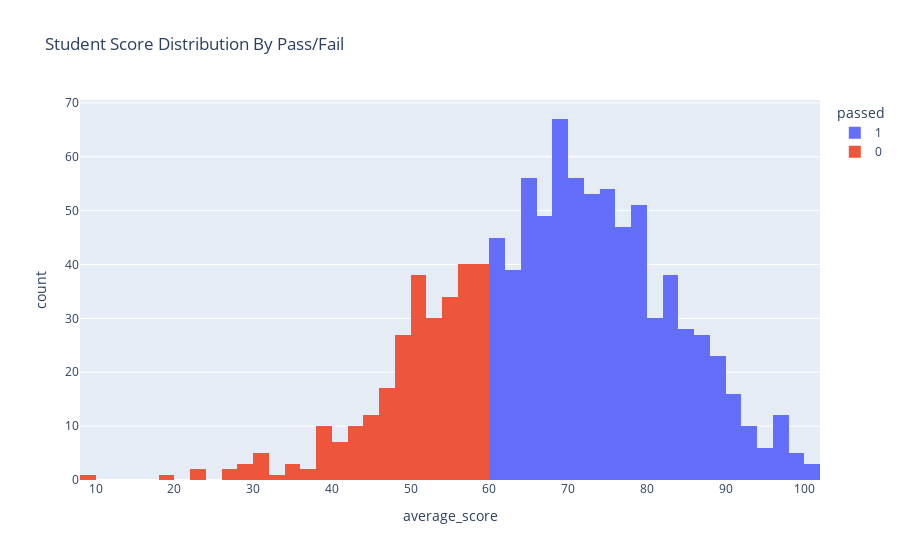

The code cell stored with this chart in its notebook:
### Code cell
fig = px.histogram(
    df,
    x= 'average_score',
    color='passed',
    title='Student Score Distribution By Pass/Fail'
)
fig.show()

### Figure 1 — Plotly figure (JSON) as saved in the notebook; plotly's stock layout.template omitted (floating-point values rounded to 4 significant figures; data arrays with more than 128 entries replaced by an {"elided": "..."} marker saying what was removed)
{"data": [{"bingroup": "x", "hovertemplate": "passed=1<br>average_score=%{x}<br>count=%{y}<extra></extra>", "legendgroup": "1", "marker": {"color": "#636efa", "pattern": {"shape": ""}}, "name": "1", "orientation": "v", "showlegend": true, "type": "histogram", "x": {"elided": "715 float values"}, "xaxis": "x", "yaxis": "y"}, {"bingroup": "x", "hovertemplate": "passed=0<br>average_score=%{x}<br>count=%{y}<extra></extra>", "legendgroup": "0", "marker": {"color": "#EF553B", "pattern": {"shape": ""}}, "name": "0", "orientation": "v", "showlegend": true, "type": "histogram", "x": {"elided": "285 float values"}, "xaxis": "x", "yaxis": "y"}], "layout": {"barmode": "relative", "legend": {"title": {"text": "passed"}, "tracegroupgap": 0}, "title": {"text": "Student Score Distribution By Pass/Fail"}, "xaxis": {"anchor": "y", "domain": [0, 1], "title": {"text": "average_score"}}, "yaxis": {"anchor": "x", "domain": [0, 1], "title": {"text": "count"}}}}
